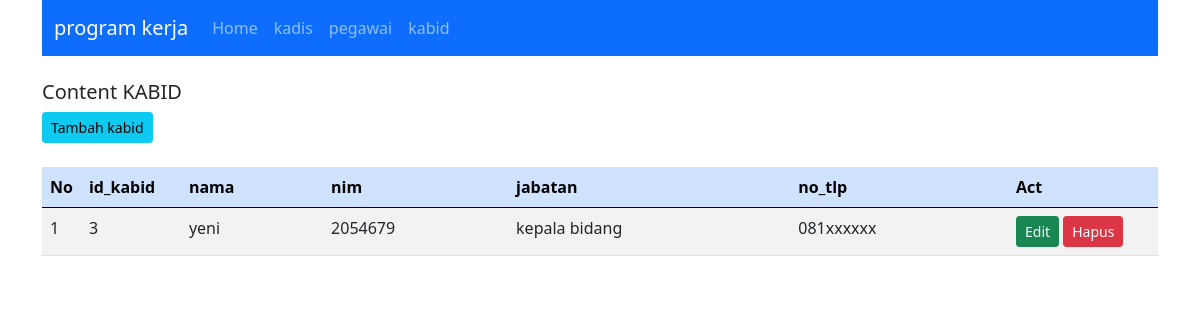
Page /tugasku/Aplikasi_Update/index.php?target=kabid on the committed database.
### tables this page shows
CREATE TABLE `kabid` (
  `id_kabid` int(10) NOT NULL,
  `nama` varchar(30) NOT NULL,
  `nim` varchar(20) NOT NULL,
  `jabatan` varchar(15) NOT NULL,
  `no_tlp` varchar(15) NOT NULL
);

### tugasku/Aplikasi_Update/Config/Query_builder.php (called while the page is built, shortened)
<?php
class Query_builder implements Query
{
    private $v_db, $v_table, $v_select, $v_join, $v_where, $v_order_by, $v_query,
        $v_insert, $v_update, $v_delete;
    public function __construct($dataKoneksi)
    {
        $this->v_db = new \mysqli($dataKoneksi['host'], $dataKoneksi['user'], $dataKoneksi['password'], $dataKoneksi['dbname']);
    }
    public function table($table)
    {
        $this->v_table = $table;
        return $this;
    }
    public function get()
    {
        $this->v_query = "SELECT ";
        if (!empty($this->v_select)) {
            $this->v_query .= $this->v_select . " ";
        } else {
            $this->v_query .= " * ";
        }
        $this->v_query .= " FROM " . $this->v_table . " ";
        return $this;
    }
    public function resultArray()
    {
        $data = $this->v_db->query($this->v_query);
        while ($row = $data->fetch_array()) {
            $rows[] = $row;
        }
        return $rows;
    }
}

### tugasku/Aplikasi_Update/Master/kabid.php (the view, shortened to what this page needs)
<?php
class kabid
{
    private $db;
    public function __construct($con)
    {
        $this->db = new Query_builder($con);
    }
    public function index()
    {
        $data = $this->db->table('kabid')->get()->resultArray();
        $res = ' <a href="?target=kabid&act=tambah_kabid" class="btn btn-info btn-sm">Tambah kabid</a>
    <br><br>
    <div class="table-responsive">
        <table class="table table-striped">
            <thead class="table-primary">
                <tr>
                    <th>No</th>
                    <th>id_kabid</th>
                    <th>nama</th>
                    <th>nim</th>
                    <th>jabatan</th>
                    <th>no_tlp</th>
                    <th>Act</th>
                </tr>
            </thead>
            <tbody>';
        $no = 1;
        foreach ($data as $r) {
            $res .= '<tr>
                    <td width="10">' . $no . '</td>
                    <td width="100">' . $r['id_kabid'] . '</td>
                    <td>' . $r['nama'] . '</td>
                    <td>' . $r['nim'] . '</td>
                    <td>' . $r['jabatan'] . '</td>
                    <td>' . $r['no_tlp'] . '</td>
                    <td width="150">
                        <a href="?target=kabid&act=edit_kabid&id=' . $r['id_kabid'] . '" class="btn btn-success btn-sm">
                            Edit
                        </a>
                        <a href="?target=kabid&act=delete_kabid&id=' . $r['id_kabid'] . '" class="btn btn-danger btn-sm">
                            Hapus
                        </a>
                    </td>
                </tr>';
            $no++;
        }
        $res .= '</tbody></table></div>';
        return $res;
    }
}

### rows in the picture
kabid: id_kabid "3", nama "yeni", nim "2054679", jabatan "kepala bidang", no_tlp "081xxxxxx"

### other values in the picture
$r['text'] "Home"
$r['text'] "kadis"
$r['text'] "pegawai"
$r['text'] "kabid"
$target "KABID"
